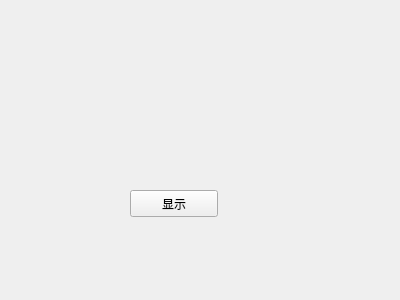
<?xml version="1.0" encoding="UTF-8"?>
<ui version="4.0">
 <class>Widget</class>
 <widget class="QWidget" name="Widget">
  <property name="geometry">
   <rect>
    <x>0</x>
    <y>0</y>
    <width>400</width>
    <height>300</height>
   </rect>
  </property>
  <property name="windowTitle">
   <string>Widget</string>
  </property>
  <widget class="QPushButton" name="pushButton">
   <property name="geometry">
    <rect>
     <x>130</x>
     <y>190</y>
     <width>88</width>
     <height>27</height>
    </rect>
   </property>
   <property name="text">
    <string>显示</string>
   </property>
  </widget>
 </widget>
 <layoutdefault spacing="6" margin="11"/>
 <resources/>
 <connections/>
</ui>
